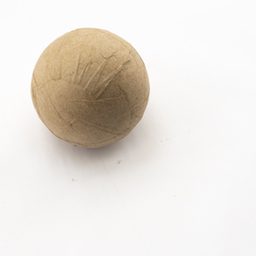
#> input picture data/easy/ball/ball_1.jpg, 256 x 256 px; its folder holds only this picture in this run
$ python evaluate.py
#> lines starting #> are read from the running program, lines starting #| are printed output that depends on the picture; after the words box and inside, x2 and y2 are one past the last pixel; in counts of white or black regions, pixels touching at a corner belong together
### challenge/Rohan_Bhosale.py
# -*- coding: utf-8 -*-
"""
Created on Sun Sep 15 22:48:43 2019

@author: ROHAN BHOSALE
"""

import numpy as np
import sys
sys.path.append('..')
#It's kk to import whatever you want from the local util module if you would like:
#from util.X import ...
def filter_2d(im, kernel):

    M = kernel.shape[0]
    N = kernel.shape[1]
    H = im.shape[0]
    W = im.shape[1]

    filtered_image = np.zeros((H-M+1, W-N+1), dtype = 'float64')

    for i in range(filtered_image.shape[0]):
        for j in range(filtered_image.shape[1]):
            image_patch = im[i:i+M, j:j+N]
            filtered_image[i, j] = np.sum(np.multiply(image_patch, kernel))

    return filtered_image


def classify(im):
    Kx = np.array([[1, 0, -1],
                   [2, 0, -2],
                   [1, 0, -1]])

    Ky = np.array([[1, 2, 1],
                   [0, 0, 0],
                   [-1, -2, -1]])

    gray = np.mean(im/255, axis = 2)
    Gx = filter_2d(gray[20:230,15:250], Kx)
    Gy = filter_2d(gray[20:230,15:250], Ky)
    G = np.sqrt(Gx**2+Gy**2)
    thresh=0.65
    edges = G > thresh
    classes = ['ball', 'brick', 'cylinder']

    count=np.count_nonzero(edges)
    if count>1350:
        return classes[1]
    elif count>1000 and count<=1350 :
        return classes[2]
    elif count<999:
        return classes[0]


### challenge/evaluate.py
## ------------------------- ##
##
## evaluate.py
## Basic image processing utilties.
##
##
## ------------------------- ##

import numpy as np
import glob
from easydict import EasyDict
from matplotlib.pyplot import imread
import time

#Import student's method:
from Rohan_Bhosale import classify

program_start = time.time()

dataset_names = ['easy', 'medium_1', 'medium_2', 'hard']
weights = [0.5, 0.2, 0.2, 0.1]
classes = ['ball', 'brick', 'cylinder']
data_path = '../data' #Assuming data is one directory up.

dataset_weights = {}
for i in range(len(dataset_names)):
    dataset_weights[dataset_names[i]] = weights[i]

#Store data performance data in a nested easydict:
performance = EasyDict()
total_time = 0

#Iterate through images:
for dataset_name in dataset_names:
    performance[dataset_name] = EasyDict()
    performance[dataset_name]['overall'] = np.array([0, 0]) #overall Correct/incorrect

    for image_class in classes:
        performance[dataset_name][image_class] = np.array([0, 0])
        image_paths = glob.glob(data_path + '/'
                                + dataset_name + '/'
                                + image_class + '/*.jpg')
        print (image_paths)
        for image_path in image_paths:
            im = imread(image_path)
#> im is the input picture: shape (256, 256, 3); mean R, G, B 231.7, 226.3, 219.5

            start_time = time.time()
            prediction = classify(im)
#> in classify, `gray = np.mean(im/255, axis = 2)`:
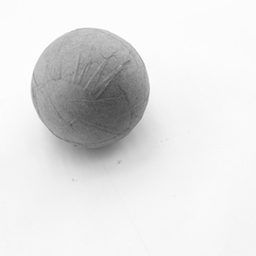
#> gray: shape (256, 256) float64; min 0.261, max 1, mean 0.886
#> after the loop in filter_2d, `for i in range(filtered_image.shape[0]):`:
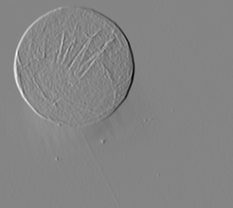
#> filtered_image: shape (208, 233) float64; min -1.55, max 1.42, mean -3.77e-05; drawn with min black and max white
#> after the loop in filter_2d (call 2), `for i in range(filtered_image.shape[0]):`:
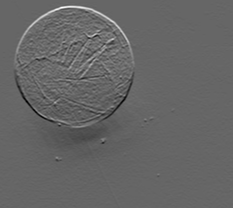
#> filtered_image: shape (208, 233) float64; min -0.732, max 1.1, mean 0.000803; drawn with min black and max white
#> in classify, `G = np.sqrt(Gx**2+Gy**2)`:
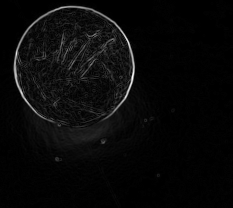
#> G: shape (208, 233) float64; min 0, max 1.57, mean 0.0571; drawn with min black and max white
#> in classify, `edges = G > thresh`:
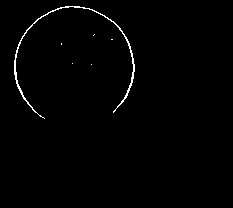
#> edges: shape (208, 233) bool; 1% white in thin lines or dots, all inside (x1, y1, x2, y2) = (14, 6, 135, 119)
#> in classify, `count=np.count_nonzero(edges)`: count = 497
#> prediction = 'ball'
            end_time = time.time()
            total_time += (end_time - start_time)

            if image_class == prediction:
                performance[dataset_name][image_class][0] += 1
            else:
                performance[dataset_name][image_class][1] += 1

        #Tally overall performance for class
        performance[dataset_name]['overall'] = performance[dataset_name]['overall'] \
                                               + performance[dataset_name][image_class]


#Print out errors:
print('Fraction of Correct Predictions: ')
overall_accuracy = 0
#> overall_accuracy = 0
for dataset_name in dataset_names:
    total_correct, total_incorrect = performance[dataset_name]['overall']
    total = total_correct + total_incorrect
    accuracy = np.round(float(total_correct)/total, 4)
    overall_accuracy += accuracy * dataset_weights[dataset_name]
    performance[dataset_name]['accuracy'] = accuracy
    print(dataset_name + ': ' + \
           '(' + str(total_correct) + '/' + str(total) + ' = ' + \
           str(accuracy) + ')')

    for image_class in classes:
        print('   ' + image_class + ': '
              + str(performance[dataset_name][image_class][0])
              + '/'
              + str(np.sum(performance[dataset_name][image_class])))

overall_accuracy = np.round(overall_accuracy, 2)
score = 0

if overall_accuracy >= 0.6:
   score = 10
elif overall_accuracy >= 0.55:
   score = 9
elif overall_accuracy >= 0.5:
   score = 8
elif overall_accuracy >= 0.45:
   score = 7
elif overall_accuracy >= 0.4:
   score = 6
elif overall_accuracy >= 0.35:
   score = 5
elif overall_accuracy >= 0:
   score = 4


print("\nOverall Accuracy = ", overall_accuracy)
print("Score = ", score)

program_end = time.time()
complete_time = program_end - program_start
total_time =  round(total_time, 5)
complete_time = round(complete_time, 5)

print("Classification time (seconds): = ", total_time)
print("Program completetion time (seconds): = ", complete_time)
